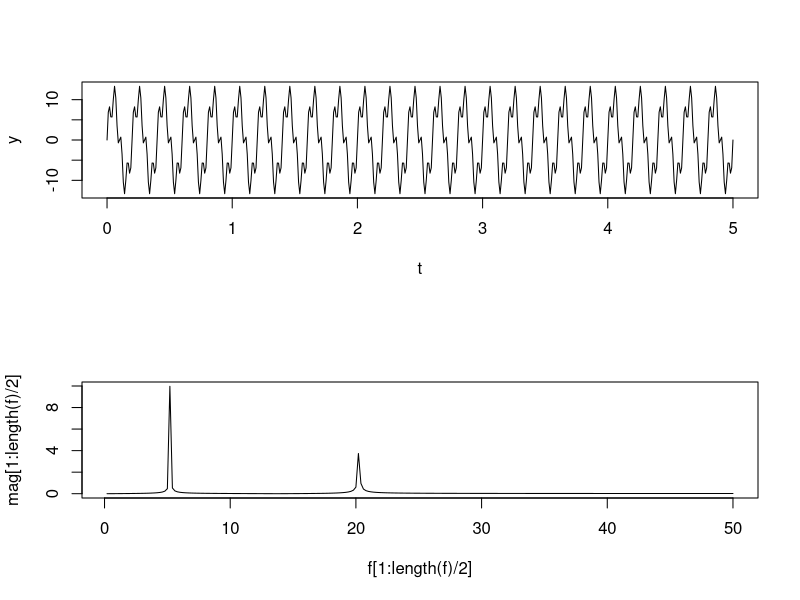

Here is the R script that generated this plot:
# https://onestepafteranother.wordpress.com/signal-analysis-and-fast-fourier-transforms-in-r/

require(stats)
#Domain setup
T <- 5
dt <- 0.01 #s
n <- T/dt
F <-1/dt
df <- 1/T

freq<-5 #Hz
t <- seq(0,T,by=dt) #also try ts function

#CREATE OUR TIME SERIES DATA
y <- 10*sin(2*pi*freq*t) +4* sin(2*pi*20*t)

#CREATE OUR FREQUENCY ARRAY
f <- 1:length(t)/T

#FOURIER TRANSFORM WORK
Y <- fft(y)
mag <- sqrt(Re(Y)^2+Im(Y)^2)*2/n
phase <- atan(Im(Y)/Re(Y))
Yr <- Re(Y)
Yi <- Im(Y)

#PLOTTING
layout(matrix(c(1,2), 2, 1, byrow = TRUE))
plot(t,y,type='l',xlim=c(0,T))
plot(f[1:length(f)/2],mag[1:length(f)/2],type='l')
